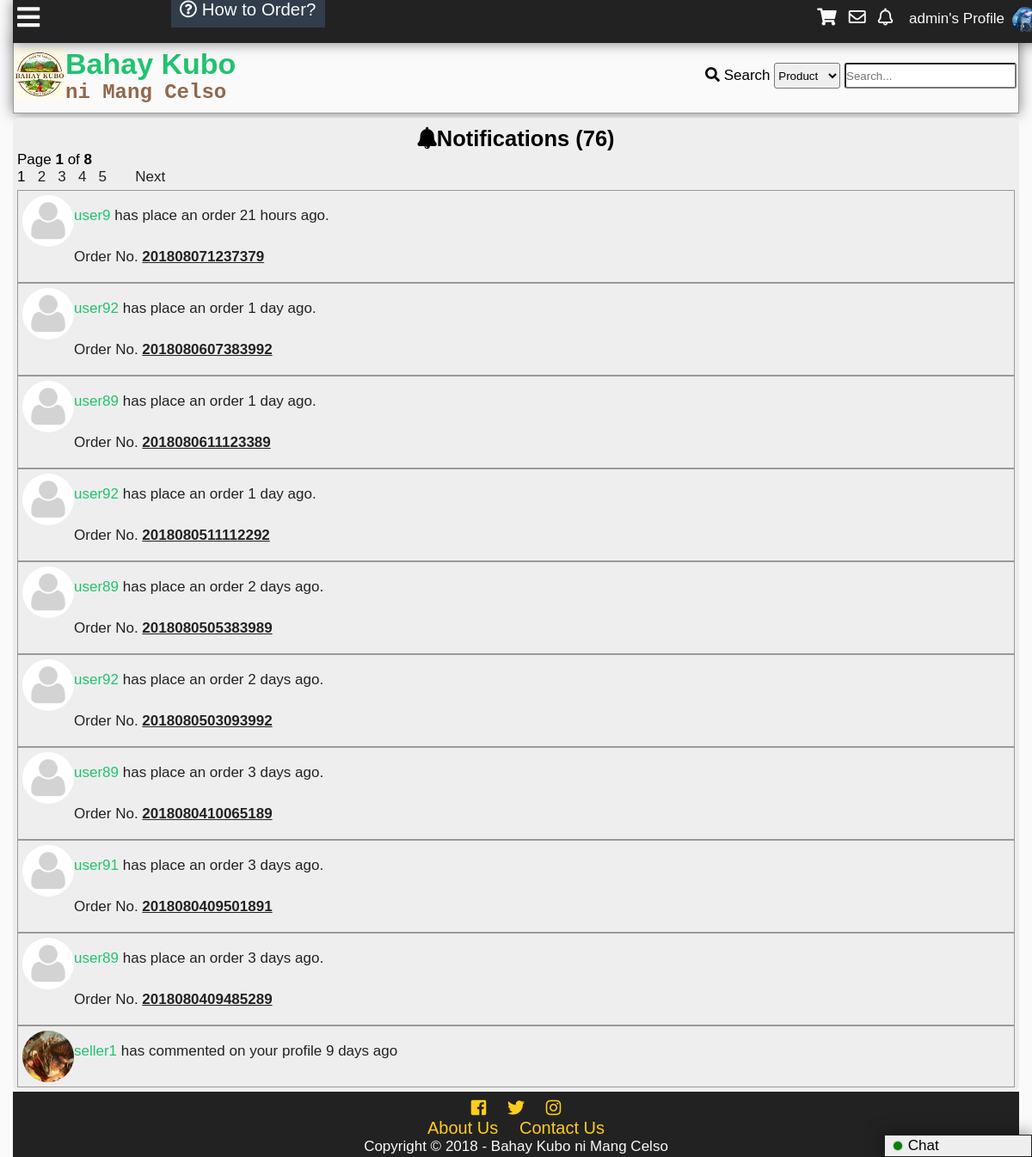
Before: /notification.php (signed in) with the older database file.
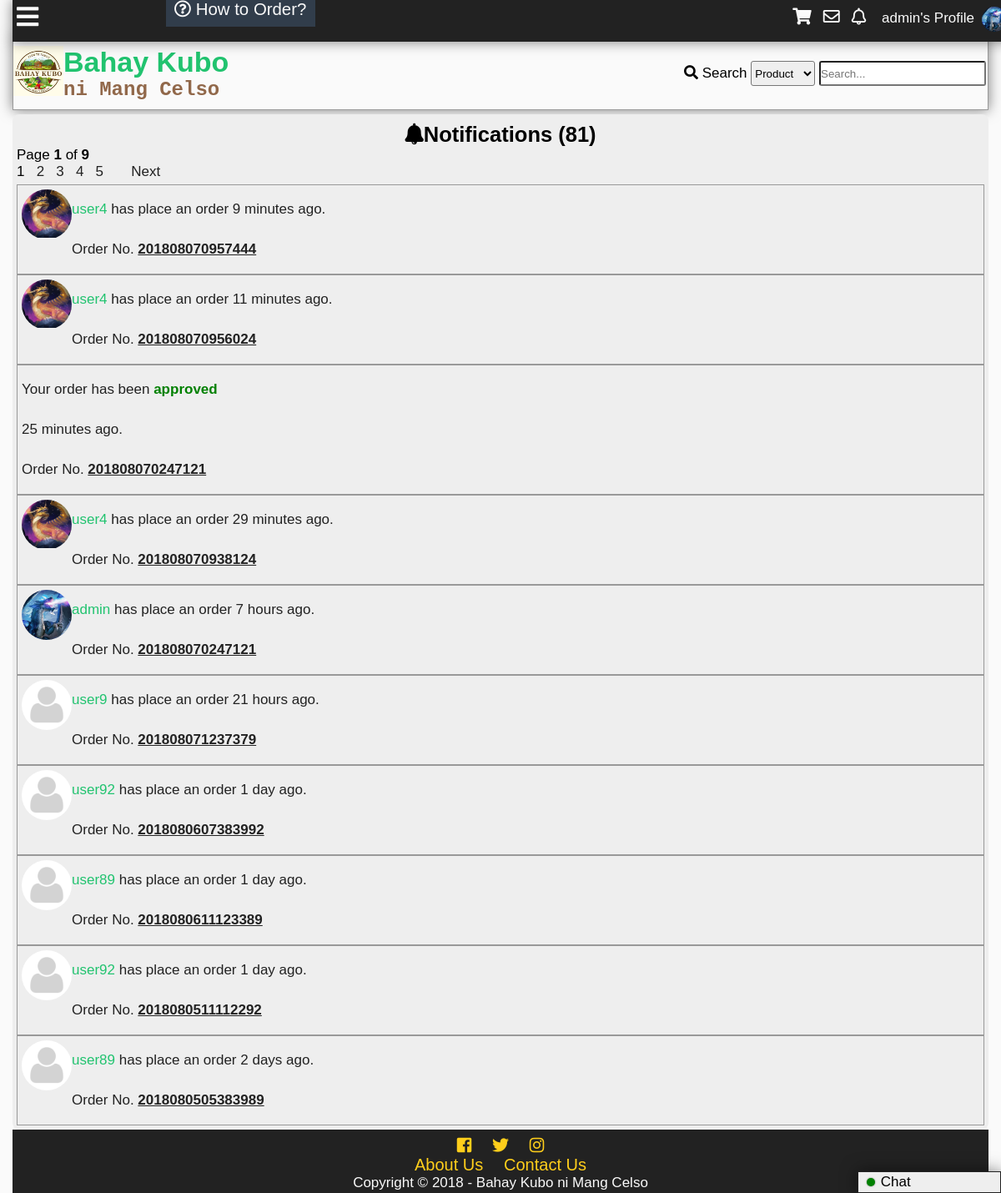
After: the same page with the newer database file.
### tables this page shows
CREATE TABLE `tblnotif` (
  `notifid` int(11) NOT NULL,
  `userid` int(11) NOT NULL,
  `receiverid` int(11) NOT NULL,
  `notifdate` datetime DEFAULT NULL,
  `checked` int(11) NOT NULL,
  `notiftype` int(11) NOT NULL,
  `details` varchar(100) NOT NULL,
  `details2` int(11) NOT NULL
);

CREATE TABLE `tbluser` (
  `userid` int(11) NOT NULL,
  `username` varchar(100) NOT NULL,
  `password` varchar(100) NOT NULL,
  `firstname` varchar(100) NOT NULL,
  `middlename` varchar(100) NOT NULL,
  `lastname` varchar(100) NOT NULL,
  `birthday` varchar(20) NOT NULL,
  `datecreated` timestamp NOT NULL DEFAULT '0000-00-00 00:00:00',
  `email` varchar(100) NOT NULL,
  `phone` varchar(100) NOT NULL,
  `location` varchar(255) NOT NULL,
  `usertypeid` int(11) NOT NULL,
  `access` int(11) NOT NULL,
  `imgpath` varchar(200) NOT NULL,
  `bio` text NOT NULL,
  `is_show_email` tinyint(1) NOT NULL,
  `gender` int(11) NOT NULL,
  `lastupdate` timestamp NOT NULL DEFAULT '0000-00-00 00:00:00',
  `lastonline` timestamp NOT NULL DEFAULT '0000-00-00 00:00:00',
  `profileviews` int(11) NOT NULL
);

### notification.php (the view, shortened to what this page needs)
<?php
include'functions.php';
?>
<!DOCTYPE html>
<html lang="en">
<head>
    <link rel="stylesheet" href="css/style.css">
  	<link rel="stylesheet" href="css/fontawesome-all.css">
</head>
<body onscroll="scrollOpacity()">
	<div class="main-container">
		<div class="other-content">
<?php
$id=$_SESSION['id'];
$sql="SELECT notifid FROM tblnotif WHERE receiverid='$id'";
$result=$conn->query($sql);
$rows=$result->num_rows;
$page_rows = 10;
	$last = ceil($rows/$page_rows);
	$pagenum = 1;
	$limit = 'LIMIT ' .($pagenum - 1) * $page_rows .',' .$page_rows;
	$textline1 = "<i class='fas fa-bell'></i>Notifications (<b>".number_format($rows)."</b>)";
	$textline2 = "Page <b>$pagenum</b> of <b>$last</b>";
	$paginationCtrls = '';
	if($last != 1){
	    $paginationCtrls .= ''.$pagenum.' &nbsp; ';
	    for($i = $pagenum+1; $i <= $last; $i++){
			$paginationCtrls .= '<a href="'.$_SERVER['PHP_SELF'].'?pn='.$i.'">'.$i.'</a> &nbsp; ';
			if($i >= $pagenum+4){
				break;
			}
		}
		if ($pagenum != $last) {
	        $next = $pagenum + 1;
	        $paginationCtrls .= ' &nbsp; &nbsp; <a href="'.$_SERVER['PHP_SELF'].'?pn='.$next.'">Next</a> ';
	    }
	}
	echo'<h2>  '.$textline1.'</h2>
	<p>  '.$textline2.' </p>
	<div id="pagination_controls"> '.$paginationCtrls.'</div>';
$sql="SELECT tblnotif.userid,notifid,username,imgpath,receiverid,notifdate,notiftype,details,details2 FROM tblnotif
LEFT JOIN tbluser
ON tblnotif.userid=tbluser.userid
WHERE receiverid='$id'
ORDER BY notifid DESC $limit";
$result=$conn->query($sql);
echo '<ul id="notiflist">';
while($rows=$result->fetch_object())
{
$uid=$rows->userid;
$uname=$rows->username;
$type=$rows->notiftype;
$date=time_elapsed_string($rows->notifdate);
$details=$rows->details;
$imgpath=$rows->imgpath;
if(!$imgpath){
	$imgpath='img/default.png';
}
if($type==1){
	echo'<li><div class="comment-tn">
				<img src="'.$imgpath.'">
			</div><a class="n1" href="profile.php?id='.$uid.'">'.$uname.'</a> <a class="n2" href="profile.php?name='.$_SESSION['name'].'#comment'.$details.'"> has commented on your profile '.$date.'</a></li>';
}else if ($type==3){
	echo'<li><i class="fas fa-ban banned"></i> Sorry, your profile picture has been removed.<br>
	Please read the rules and guidelines.</li>';
}else if ($type==4){
	echo'<li> Your order has been <span style="color:green;"><b>approved</b></span><br>'.$date.'.<br>
	Order No. <a class="black" href="search.php?criteria=3&search-text='.$details.'"><b>'.$details.'</a></b></li>';
}else if ($type==5){
	echo'<li> Your order has been <span style="color:red;"><b>rejected</b></span><br>'.$date.'.<br>
	Order No. <a class="black" href="search.php?criteria=3&search-text='.$details.'"><b>'.$details.'</a></b></li>';
}else if ($type==6){
	echo'<li> Your order has been <span style="color:red;"><b>cancelled</b></span><br>'.$date.'.<br>
	Order No. <a class="black" href="search.php?criteria=3&search-text='.$details.'"><b>'.$details.'</a></b></li>';
}else if ($type==7){
	echo'<li> <div class="comment-tn">
				<img src="'.$imgpath.'">
			</div>
			 <a class="n1" href="profile.php?id='.$uid.'">'.$uname.'</a> has place an order '.$date.'.<br>
	Order No. <a class="black" href="search.php?criteria=3&search-text='.$details.'"><b>'.$details.'</b></a></li>';
}
}
echo '</ul>';
?>
		</div>
	</div>
</body>
</html>

Changed rows visible on the page:
no longer on this page (row unchanged): tblnotif: notiftype 7 (drawn), userid.username "user92", notifdate "2 days ago", details "2018080503093992"
no longer on this page (row unchanged): tblnotif: notiftype 7 (drawn), userid.username "user89", notifdate "3 days ago", details "2018080410065189"
no longer on this page (row unchanged): tblnotif: notiftype 7 (drawn), userid.username "user91", notifdate "3 days ago", details "2018080409501891"
no longer on this page (row unchanged): tblnotif: notiftype 7 (drawn), userid.username "user89", notifdate "3 days ago", details "2018080409485289"
no longer on this page (row unchanged): tblnotif: userid.imgpath (picture), userid.username "seller1", notifdate "9 days ago"
added tblnotif: userid.imgpath (picture), userid.username "user4", notifdate "9 minutes ago", details "201808070957444"
added tblnotif: userid.imgpath (picture), userid.username "user4", notifdate "11 minutes ago", details "201808070956024"
added tblnotif: notifdate "25 minutes ago", details "201808070247121"
added tblnotif: userid.imgpath (picture), userid.username "user4", notifdate "29 minutes ago", details "201808070938124"
added tblnotif: userid.imgpath (picture), userid.username "admin", notifdate "7 hours ago", details "201808070247121"
Other visible differences:
$rows: "76" → "81"
$last: "8" → "9"
